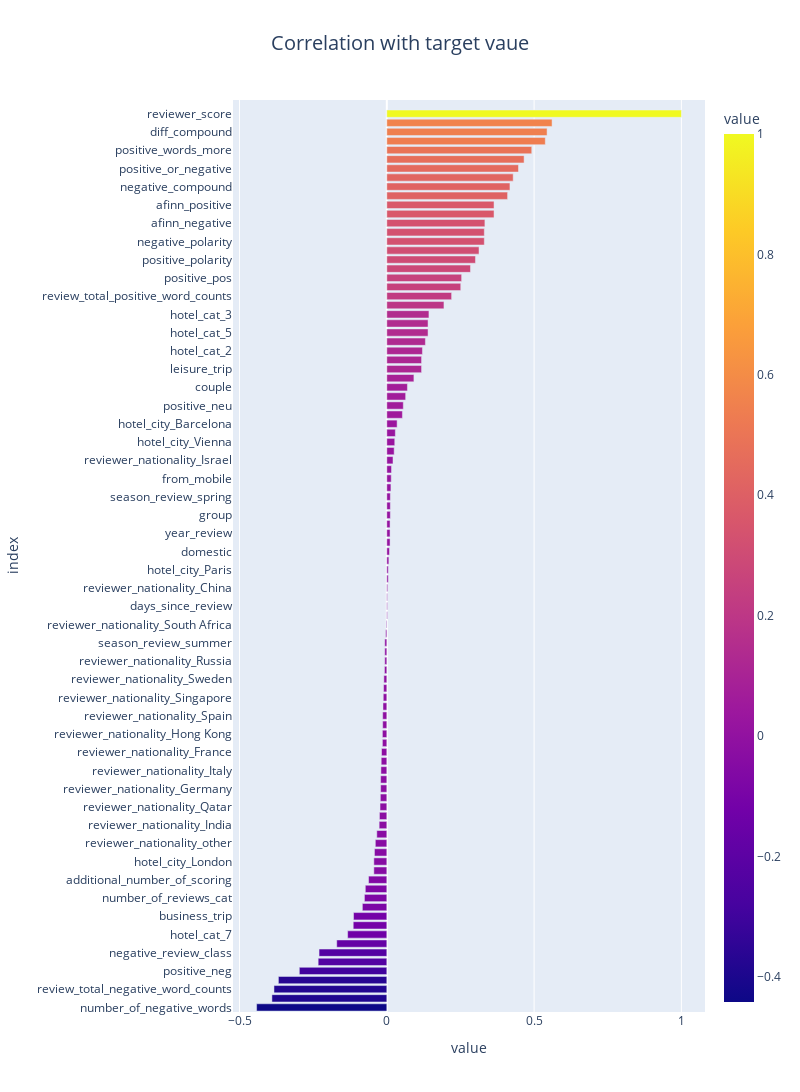

Notebook code for this chart:
### Markdown cell above
### Correlation with the target feature

### Code cell
# group data
corr = data[data['sample'] == 1].corr()
corr_df = round(corr['reviewer_score'].sort_values(ascending=True), 3)

# picturaze
target_corr = px.bar(
    data_frame=corr_df,
    orientation='h',
    color='value',
    height=2000,
    width=800,
    title='Correlation with target vaue'
)
target_corr.update_layout(title=dict(x=.5, xanchor='center'),
                           title_font_size=20)

# display
target_corr.show() #'png'

### Figure 1 — Plotly figure (JSON) as saved in the notebook; plotly's stock layout.template omitted (floating-point values rounded to 4 significant figures)
{"data": [{"alignmentgroup": "True", "hovertemplate": "value=%{marker.color}<br>index=%{y}<extra></extra>", "legendgroup": "", "marker": {"color": [-0.442, -0.39, -0.383, -0.368, -0.297, -0.233, -0.23, -0.17, -0.133, -0.114, -0.113, -0.083, -0.076, -0.073, -0.062, -0.044, -0.044, -0.042, -0.039, -0.034, -0.026, -0.025, -0.023, -0.022, -0.021, -0.021, -0.02, -0.019, -0.018, -0.015, -0.015, -0.014, -0.014, -0.013, -0.012, -0.011, -0.01, -0.008, -0.007, -0.007, -0.007, -0.004, -0.002, 0.002, 0.002, 0.002, 0.003, 0.005, 0.005, 0.007, 0.009, 0.011, 0.011, 0.011, 0.012, 0.012, 0.012, 0.014, 0.015, 0.016, 0.021, 0.025, 0.027, 0.029, 0.035, 0.053, 0.056, 0.064, 0.07, 0.092, 0.118, 0.118, 0.121, 0.131, 0.14, 0.14, 0.143, 0.194, 0.22, 0.251, 0.254, 0.284, 0.301, 0.313, 0.331, 0.331, 0.333, 0.364, 0.364, 0.41, 0.418, 0.429, 0.447, 0.466, 0.492, 0.538, 0.544, 0.561, 1, null], "coloraxis": "coloraxis", "pattern": {"shape": ""}}, "name": "", "offsetgroup": "", "orientation": "h", "showlegend": false, "textposition": "auto", "type": "bar", "x": [-0.442, -0.39, -0.383, -0.368, -0.297, -0.233, -0.23, -0.17, -0.133, -0.114, -0.113, -0.083, -0.076, -0.073, -0.062, -0.044, -0.044, -0.042, -0.039, -0.034, -0.026, -0.025, -0.023, -0.022, -0.021, -0.021, -0.02, -0.019, -0.018, -0.015, -0.015, -0.014, -0.014, -0.013, -0.012, -0.011, -0.01, -0.008, -0.007, -0.007, -0.007, -0.004, -0.002, 0.002, 0.002, 0.002, 0.003, 0.005, 0.005, 0.007, 0.009, 0.011, 0.011, 0.011, 0.012, 0.012, 0.012, 0.014, 0.015, 0.016, 0.021, 0.025, 0.027, 0.029, 0.035, 0.053, 0.056, 0.064, 0.07, 0.092, 0.118, 0.118, 0.121, 0.131, 0.14, 0.14, 0.143, 0.194, 0.22, 0.251, 0.254, 0.284, 0.301, 0.313, 0.331, 0.331, 0.333, 0.364, 0.364, 0.41, 0.418, 0.429, 0.447, 0.466, 0.492, 0.538, 0.544, 0.561, 1, null], "xaxis": "x", "y": ["number_of_negative_words", "is_negative", "review_total_negative_word_counts", "negative_neu", "positive_neg", "negative_neg", "negative_review_class", "review_total_word_counts", "hotel_cat_7", "negative_review_pos", "business_trip", "solo", "number_of_reviews_cat", "total_number_of_reviews", "additional_number_of_scoring", "reviewer_nationality_United Arab Emirates", "hotel_city_London", "reviewer_nationality_Saudi Arabia", "reviewer_nationality_other", "season_review_autumn", "reviewer_nationality_India", "reviewer_nationality_Turkey", "reviewer_nationality_Qatar", "reviewer_nationality_Kuwait", "reviewer_nationality_Germany", "reviewer_nationality_Netherlands", "reviewer_nationality_Italy", "reviewer_nationality_Switzerland", "reviewer_nationality_France", "reviewer_nationality_Belgium", "reviewer_nationality_Hong Kong", "with_children", "reviewer_nationality_Spain", "reviewer_nationality_Romania", "reviewer_nationality_Singapore", "reviewer_nationality_Greece", "reviewer_nationality_Sweden", "reviewer_nationality_Poland", "reviewer_nationality_Russia", "hotel_city_Milan", "season_review_summer", "two_nights", "reviewer_nationality_South Africa", "day", "days_since_review", "total_number_of_reviews_reviewer_has_given", "reviewer_nationality_China", "one_night", "hotel_city_Paris", "reviewer_nationality_Ireland", "domestic", "three_nights", "year_review", "hotel_city_Amsterdam", "group", "reviewer_nationality_New Zealand", "season_review_spring", "reviewer_nationality_Canada", "from_mobile", "distance_to_center", "reviewer_nationality_Israel", "reviewer_nationality_Australia", "hotel_city_Vienna", "season_review_winter", "hotel_city_Barcelona", "reviewer_nationality_United Kingdom", "positive_neu", "reviewer_nationality_United States of America", "couple", "hotel_cat_0", "leisure_trip", "hotel_cat_1", "hotel_cat_2", "hotel_cat_4", "hotel_cat_5", "hotel_cat_6", "hotel_cat_3", "positive_review_class", "review_total_positive_word_counts", "negative_compound_words", "positive_pos", "is_positive", "positive_polarity", "positive_review_pos", "negative_polarity", "number_of_positive_words", "afinn_negative", "average_score", "afinn_positive", "negative_pos", "negative_compound", "positive_compound", "positive_or_negative", "counts_diff_norm", "positive_words_more", "diff_compound_prop", "diff_compound", "review_positive_word_proportion", "reviewer_score", "sample"], "yaxis": "y"}], "layout": {"barmode": "relative", "coloraxis": {"colorbar": {"title": {"text": "value"}}, "colorscale": [[0, "#0d0887"], [0.1111, "#46039f"], [0.2222, "#7201a8"], [0.3333, "#9c179e"], [0.4444, "#bd3786"], [0.5556, "#d8576b"], [0.6667, "#ed7953"], [0.7778, "#fb9f3a"], [0.8889, "#fdca26"], [1, "#f0f921"]]}, "height": 2000, "legend": {"tracegroupgap": 0}, "title": {"font": {"size": 20}, "text": "Correlation with target vaue", "x": 0.5, "xanchor": "center"}, "width": 800, "xaxis": {"anchor": "y", "domain": [0, 1], "title": {"text": "value"}}, "yaxis": {"anchor": "x", "domain": [0, 1], "title": {"text": "index"}}}}
